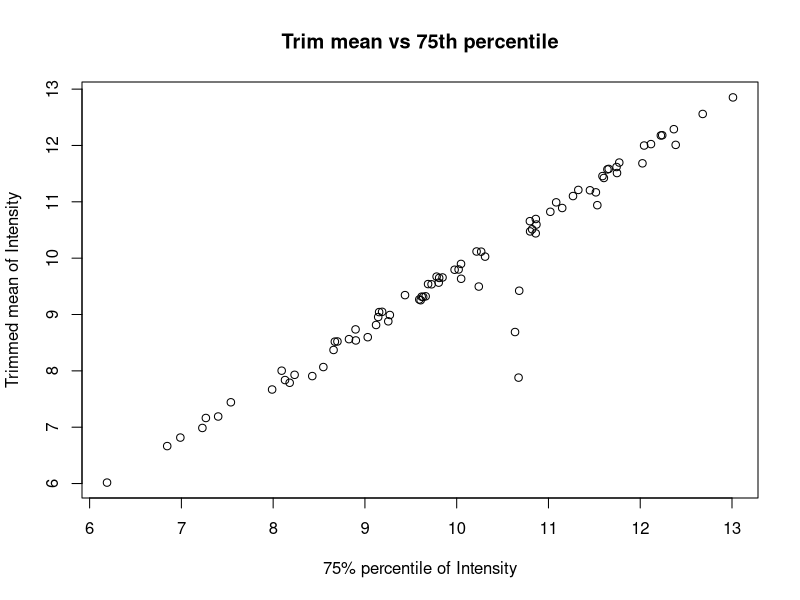

R code for this plot:
## ---- chunk 1
dna<-function(x){
     mRNA<-character(length(x))
         mRNA <- ifelse(x=="A","U",
            ifelse(x=="T","A",
                ifelse(x=="C","G",
                    ifelse(x=="G","C",
                      ifelse(x=="a","u",
                        ifelse(x=="t","a",
                          ifelse(x=="g","c",
                            ifelse(x=="c","g",NA))))))))
     print(mRNA)
} 

dna(c("A","T","g","c"))
## ---- chunk 2
per<-function(x){
      len1<-length(x[x=="G"])
        len2<-length(x[x=="C"])
            len3<-length(x[x=="g"])
               len4<-length(x[x=="c"])
                tot<-length(x)
                  cgcnt<-(sum(len1,len2,len3,len4))/tot
        return(cgcnt)
}
per(c("A","T","g","c","c","a","t","T"))

## ---- chunk 3
  library(data.table)
  dat<-read.csv("PixelData.csv",header=TRUE)
## ---- chunk 4
 levels(dat$ProbeSet)
## ---- chunk 5
int<-function(x){
group<-split(dat$Intensity,list(dat$ProbeSet, dat$ProbeY, dat$ProbeX),drop=TRUE)
z<-as.vector(sapply(group, function(x) quantile(x, .75)))
return(z)
}
int(dat)
## ---- chunk 6
trimmean<-function(x){
n<- length(x)
alpha <- 0.3
g <- floor((alpha) * (n))
r <- (alpha)* (n) - g
start_index <- g + 2
end_index <- n - g - 1
 z<-(1 / (n * (1 - 2 * alpha))) * ((1 - r) * sum(sort(x)[g + 1], 
      x[n - g]) + sum(sort(x)[start_index:end_index]))
 return(z) 
}
group<-split(dat$Intensity,list(dat$ProbeSet, dat$ProbeY, dat$ProbeX),drop=TRUE)
cutmean<-as.vector(sapply(group, function(x) trimmean(x)))
cutmean

## ---- chunk 7
Thirdquartile<-int(dat)
plot(log2(Thirdquartile),log2(cutmean), main="Trim mean vs 75th percentile", xlab="75% percentile of Intensity", ylab="Trimmed mean of Intensity")
## ---- chunk 8
model<-lm(log2(cutmean)~log2(Thirdquartile))
residual<-sort(resid(model),decreasing = TRUE)
residual[1:4]
## ---- chunk 9
pixelint<-read.csv("hmwk3.csv")
## ---- chunk 10
colnames(pixelint)<-c("intensity", "interior", "background")
a<-pixelint$intensity[which(pixelint$interior=="I")]
x1<-sort(a)
y<-pixelint$intensity[which(pixelint$background=="Yes")]
x<-x1[1:8]
## ---- chunk 11
wilcox.test(x, y, alternative = "greater")
x2<-x1[3:10]
wilcox.test(x2, y, alternative = "greater")
median(x2)

